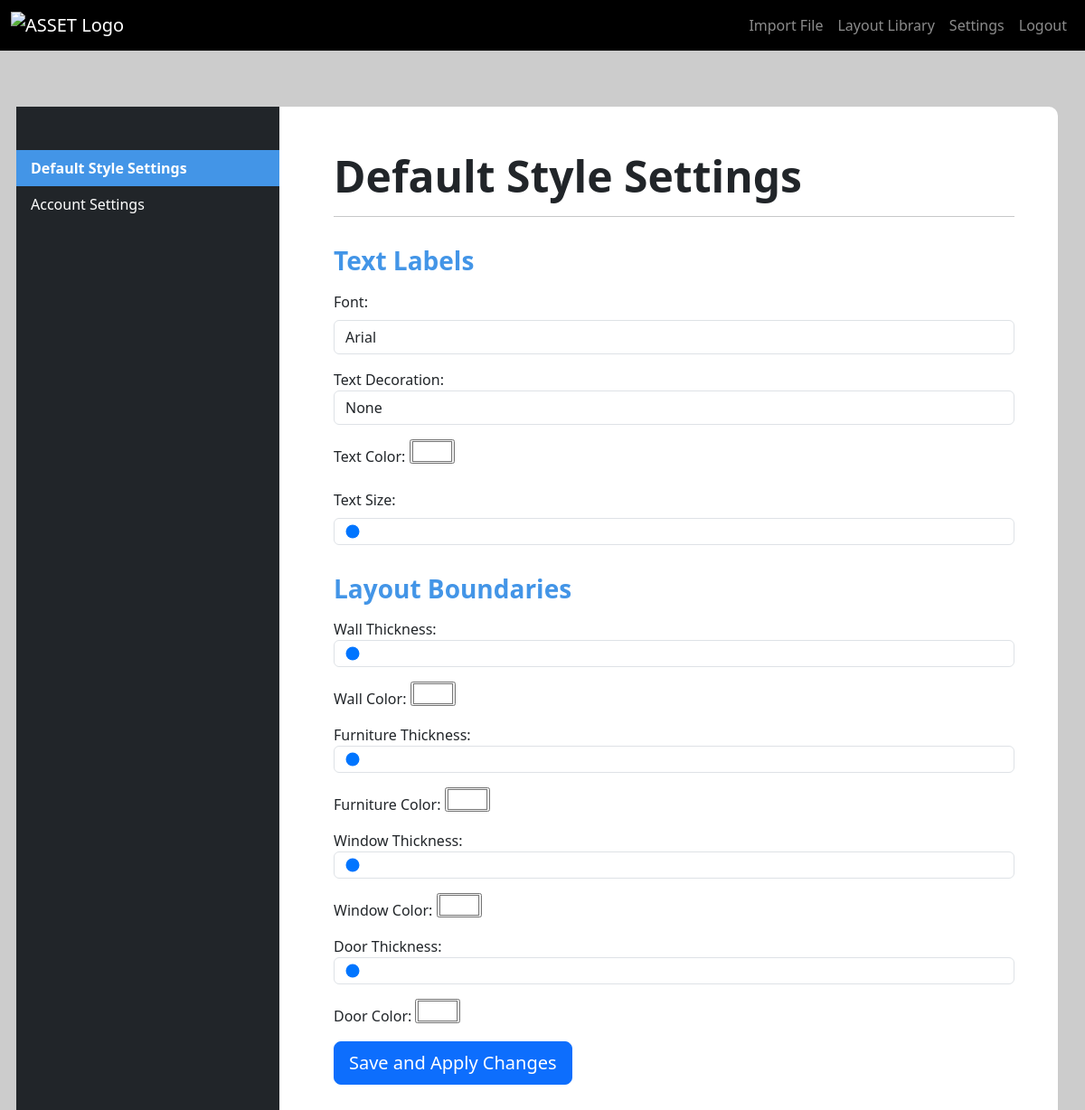
Before: /default-style-settings/ (signed in) with the older database file.
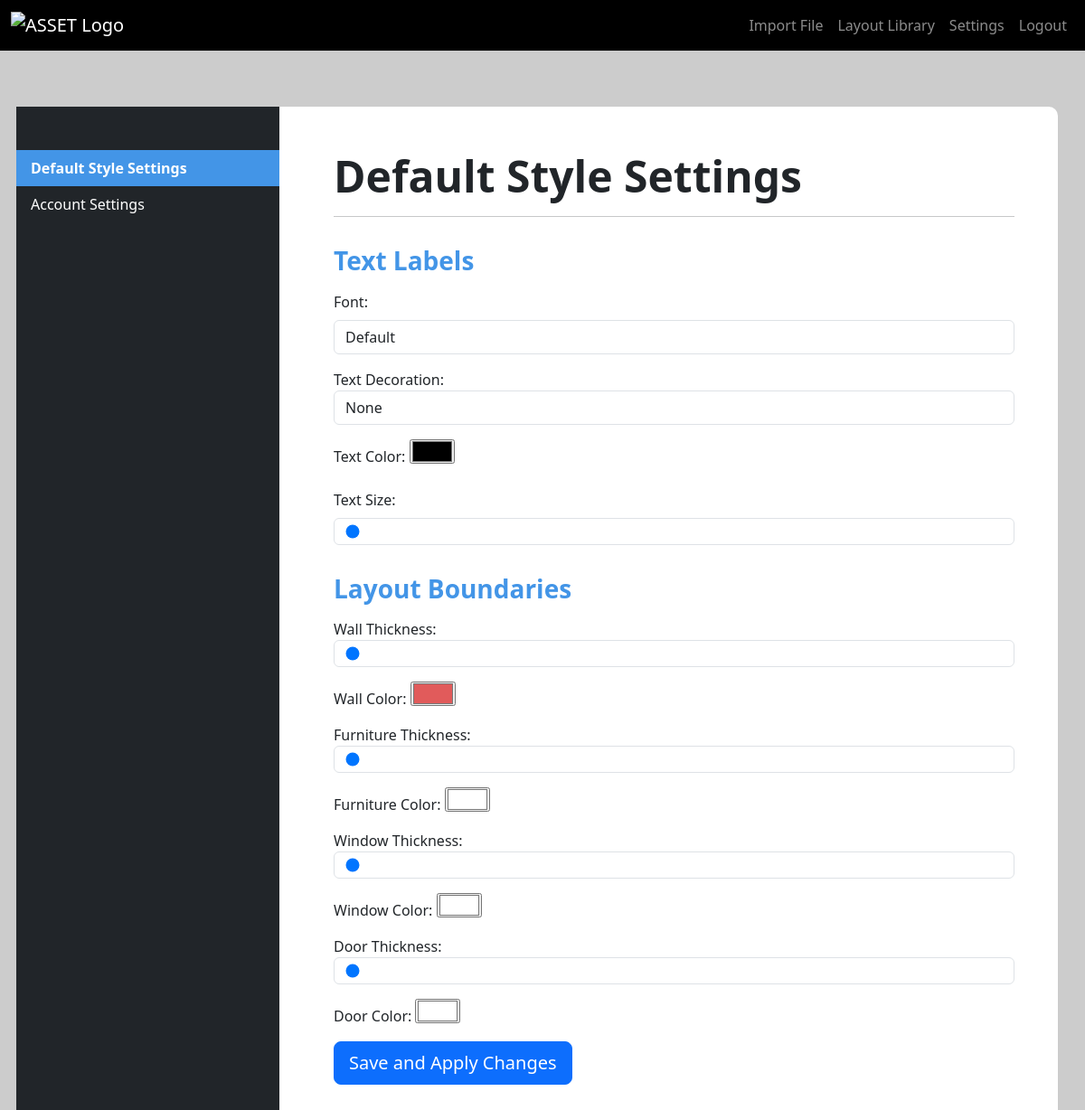
After: the same page with the newer database file.
### app1/models.py (models this page shows)
class DefaultStyleSettings(models.Model):
    user = models.OneToOneField(User, on_delete=models.CASCADE)
    NO_DECORATION = 'none'
    BOLD = 'bold'
    UNDERLINE = 'underline'
    ITALICS = 'italics'
    TEXT_DECORATION_CHOICES = [
        (NO_DECORATION, 'None'),
        (BOLD, 'Bold'),
        (UNDERLINE, 'Underline'),
        (ITALICS, 'Italicize'),
    ]
    DEFAULT = 'Default'
    TIMES_NEW_ROMAN = 'Times New Roman'
    ARIAL = 'Arial'
    FONT_CHOICES = [
        (DEFAULT, 'Default'),
        (TIMES_NEW_ROMAN, 'Times New Roman'),
        (ARIAL, 'Arial'),
    ]
    text_decoration = models.CharField(max_length=28, default=NO_DECORATION, choices=TEXT_DECORATION_CHOICES)  # Allowed values: bold, italicized, underlined
    font_type = models.CharField(max_length=56, default=DEFAULT, choices=FONT_CHOICES) # Font type
    font_size = models.IntegerField(default=2) # TODO: Set defaults
    font_color = models.CharField(max_length=7, default="#FFFFFF")
    wall_color = models.CharField(max_length=7, default="#FFFFFF")
    door_color = models.CharField(max_length=7, default="#FFFFFF")
    furniture_color = models.CharField(max_length=7, default="#FFFFFF")
    window_color = models.CharField(max_length=7, default="#FFFFFF")
    wall_width = models.IntegerField(default=2)
    door_width = models.IntegerField(default=2)
    furniture_width = models.IntegerField(default=2)
    window_width = models.IntegerField(default=2)
    created_at = models.DateTimeField(auto_now_add=True)

### app1/views.py (the view)
# urls.py: path('default-style-settings/', views.SettingsPage, name='settings'),
@login_required(login_url="login")
def SettingsPage(request):
    style_settings_instance = get_object_or_404(DefaultStyleSettings, user=request.user)
    if request.method == 'POST':
        form = UpdateDefaultStyleSettingsForm(request.POST, instance=style_settings_instance)
        if form.is_valid():
            form.save()
            messages.success(request, "Style settings have been updated.")
            return render(request, "default-style-settings.html", {'form': form})
        else:
            messages.error(request, "Style settings have not been applied.")
    else:
        form = UpdateDefaultStyleSettingsForm(instance=style_settings_instance)
    return render(request, "default-style-settings.html", {'form' : form})

### templates/default-style-settings.html (shortened to what the changed rows need)
{% extends 'base.html' %}
{% block content %}
    <div class="container p-0 bg-body text-body align-items-center justify-content-center" style="width: 70; height: 100; margin-top:10%; border-radius: 10px;">
            <div class="row">
                <div class="col">
                    <div class="p-5" id="defaultStyleSettings">
                            <h1 class="display-5 fw-bold">Default Style Settings</h1>
                            <form method="post">
                                <div class="mt-3">
                                    <p>
                                        <label for="font_type" class="form-label">Font: </label>
                                        {{ form.font_type }}
                                    </p>
                                    <p>
                                        <label for="text_decoration class="form-label">Text Decoration: </label>
                                        {{ form.text_decoration }}
                                    </p>
                                    <p>
                                        <label for="font_type" class="form-label">Text Color: </label>
                                        {{ form.font_color }}
                                    </p>
                                    <p>
                                        <label for="font_type" class="form-label">Text Size: </label>
                                        {{ form.font_size }}
                                    </p>
                                </div>
                                <div class="mt-3">
                                    <p>
                                        <label for="wall_width">Wall Thickness:</label>
                                        {{ form.wall_width }}
                                    </p>
                                    <p>
                                        <label for="wall_color">Wall Color:</label>
                                        {{ form.wall_color }}
                                    </p>
                                    <p>
                                        <label for="furniture_width">Furniture Thickness:</label>
                                        {{ form.furniture_width }}
                                    </p>
                                    <p>
                                        <label for="furniture_color">Furniture Color:</label>
                                        {{ form.furniture_color }}
                                    </p>
                                    <p>
                                        <label for="window_width">Window Thickness:</label>
                                        {{ form.window_width }}
                                    </p>
                                    <p>
                                        <label for="window_color">Window Color:</label>
                                        {{ form.window_color }}
                                    </p>
                                    <p>
                                        <label for="door_width">Door Thickness:</label>
                                        {{ form.door_width }}
                                    </p>
                                    <p>
                                        <label for="door_color">Door Color:</label>
                                        {{ form.door_color }}
                                    </p>
                                </div>
                            </form>
                    </div>
                </div>
            </div>
    </div>
{% endblock %}

Changed rows visible on the page:
changed DefaultStyleSettings "None": font_type "Arial" → "Default"; font_color "#ffffff" → "#000000"; wall_color "#ffffff" → "#e15b5b"
